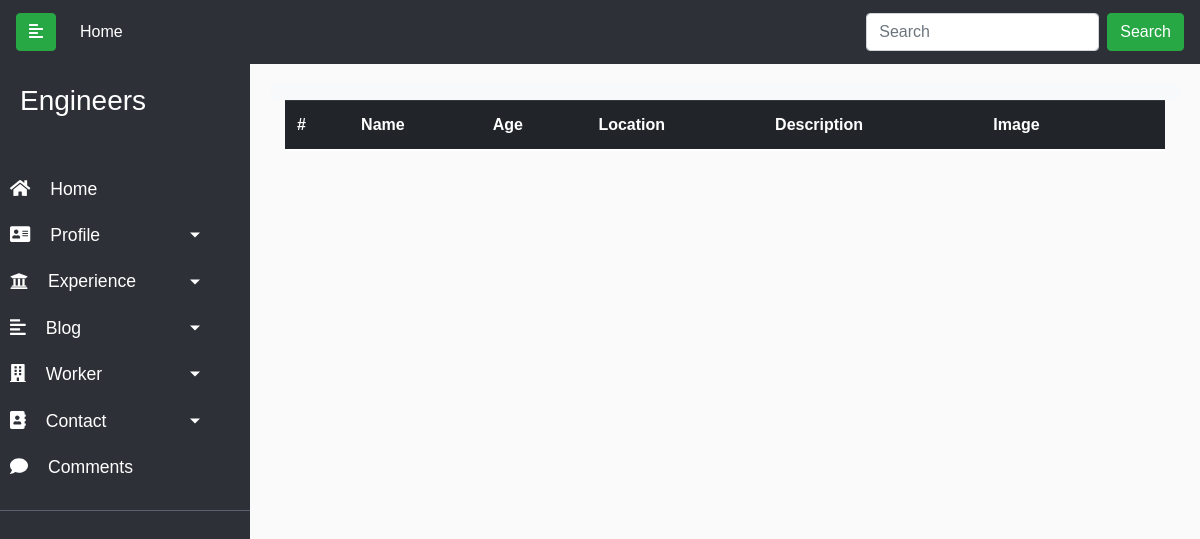
/admin/profile, run on an earlier commit of the app's database.
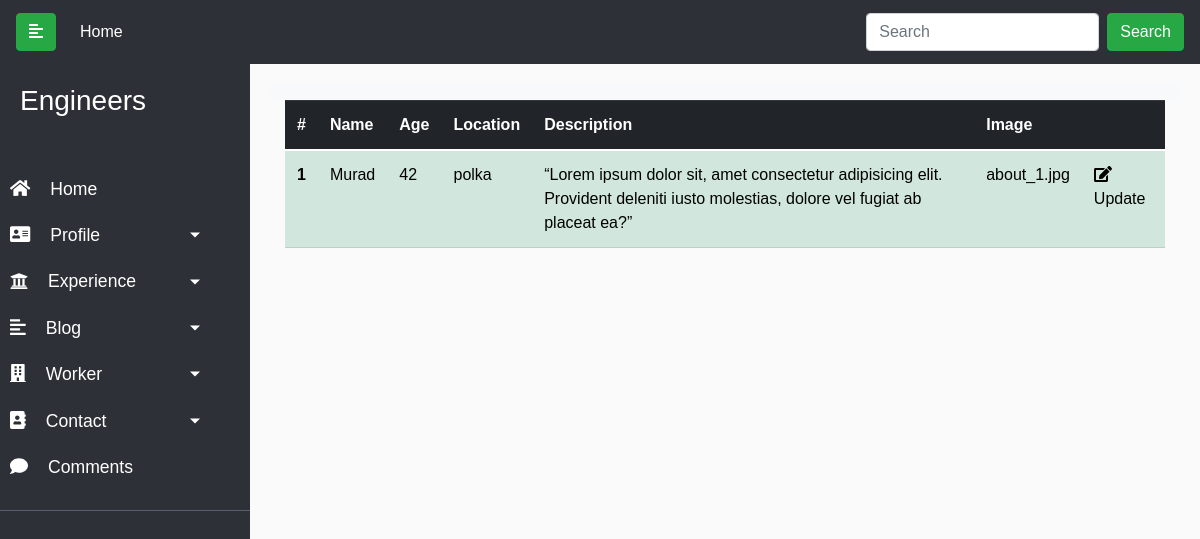
And on a later commit of the database.
### portfolio/models.py (models this page shows)
class Profile(db.Model):
     id = db.Column(db.Integer, primary_key=True)
     name = db.Column(db.String(50), nullable=False)
     age = db.Column(db.Integer, nullable=False)
     location = db.Column(db.String(80), nullable=False)
     desc = db.Column(db.Text, nullable=False)
     image = db.Column(db.String(20), nullable=True)

### portfolio/controllers.py (the view)
@app.route('/admin/profile')
def profile():
    profile = Profile.query.all()
    return render_template('admin/profile.html', profile=profile)

### portfolio/templates/admin/profile.html
{% extends 'admin/base.html' %}
{% block content %}
<div class="container">
    <div class="row ">
      <div class="col">
        <table class="table table-success" >
          <thead class="thead-dark">
              <tr>
                <th scope="col">#</th>
                <th scope="col">Name</th>
                <th scope="col">Age</th>
                <th scope="col">Location</th>
                <th scope="col">Description</th>
                <th scope="col">Image</th>
                <th></th>
              </tr>
            </thead>
            <tbody>
               {% for profile in profile %}
              <tr>
                <th scope="row">{{profile.id}}</th>
                <td>{{profile.name}}</td>
                <td>{{profile.age}}</td>
                <td>{{profile.location}}</td>
                <td>{{profile.desc}}</td>
                <td>{{profile.image}}</td>
                <td><a href="{{url_for('profile_update', id=profile.id)}}"><i class="fas fa-edit"></i>Update</a></td>
               </tr>
              {% endfor %}
            </tbody>
          </table>
      </div>
    </div>
  </div>
{% endblock %}

### portfolio/templates/admin/base.html (shortened to what this page needs)
<!doctype html>
<html lang="en">
    <head>
        <link href="https://cdn.jsdelivr.net/npm/bootstrap@5.0.2/dist/css/bootstrap.min.css" rel="stylesheet"
>
        <link rel="stylesheet" href="https://cdnjs.cloudflare.com/ajax/libs/font-awesome/5.15.3/css/all.min.css">
        <link href="https://cdn.jsdelivr.net/npm/bootstrap@5.0.1/dist/css/bootstrap.min.css" rel="stylesheet"
>
        <link rel="stylesheet" href="https://maxcdn.bootstrapcdn.com/bootstrap/4.0.0/css/bootstrap.min.css"
>
        <link rel="stylesheet" href="https://cdnjs.cloudflare.com/ajax/libs/font-awesome/5.13.0/css/all.min.css">
        <link rel="stylesheet" href="https://cdnjs.cloudflare.com/ajax/libs/font-awesome/5.15.3/css/all.min.css">
</head>
<body>
    {% include 'admin/includes/header.html' %}
    {% block content %}
    {% endblock %}
</body>
</html>

### portfolio/templates/admin/includes/header.html (shortened to what this page needs)
<nav class="navbar navbar-expand-lg navbar-light" id=nav-top>
  <a class="navbar-brand" href="#">
    <button type="button" id="sidebarCollapse" class="btn  btn-success">
      <i class="fas fa-align-left"></i>
    </button>
  </a>
  <div class="collapse navbar-collapse" id="navbarSupportedContent">
    <ul class="navbar-nav mr-auto">
      <li class="nav-item active">
        <a class="nav-link" href="/">Home<span class="sr-only">(current)</span></a>
      </li>
    </ul>
    <form class="form-inline my-2 my-lg-0">
      <input class="form-control mr-sm-2" type="search" placeholder="Search" aria-label="Search">
      <button class="btn btn-success my-2 my-sm-0" type="submit">Search</button>
    </form>
  </div>
</nav>
<div class="wrapper">
  <nav id="sidebar">
    <div class="sidebar-header">
      <h3>Engineers</h3>
    </div>
    <ul class="lisst-unstyled components">
      <li class="active">
        <a href="/admin"><i class="fas fa-home admin-icon"></i>Home</a>
      </li>
      <li>
        <a href="#profileSubmenu" data-toggle="collapse" aria-expanded="false" class="dropdown-toggle"><i
            class="fas fa-address-card admin-icon"></i>Profile</a>
      </li>
      <li>
        <a href="#layoutSubmenu" data-toggle="collapse" aria-expanded="false" class="dropdown-toggle"><i
            class="fas fa-university admin-icon"></i>Experience</a>
      </li>
    </ul>
    <li>
      <a href="#blogSubmenu" data-toggle="collapse" aria-expanded="false" class="dropdown-toggle"><i
          class="fas fa-align-left admin-icon"></i>Blog</a>
    </li>
    <li>
      <a href="#workerSubmenu" data-toggle="collapse" aria-expanded="false" class="dropdown-toggle"><i
          class="fas fa-building admin-icon"></i>Worker</a>
    </li>
    <li>
      <a href="#contactSubmenu" data-toggle="collapse" aria-expanded="false" class="dropdown-toggle"><i
          class="fas fa-address-book admin-icon"></i>Contact</a>
    </li>
    <li>
      <a href="/admin/comment"><i class="fas fa-comment admin-icon"></i>Comments</a>
    </li>
  </nav>
  <div id="content">
    <nav class="navbar navbar-expand-lg navbar-light bg-light">
    </nav>

### portfolio/templates/admin/base.html (style rules this page uses)
#nav-top { background-color: #2D3037; }
#nav-top a { color: #fff; }
body { font-family: 'Poppins', sans-serif; background: #fafafa; }
a, a:hover, a:focus { color: inherit; text-decoration: none; transition: all 0.3s; }
.wrapper { display: flex; text-decoration: none; transition: all 0.3s; }
.admin-icon { margin-right: 20px; font-size: 18px; }
#sidebar { min-width: 250px; max-width: 250px; background: #2D3037; color: #fff; transition: all 0.3s; }
#sidebar .sidebar-header { padding: 20px; background: #2D3037; }
#sidebar ul.components { padding: 20px 0; border-bottom: 1px solid #5a606e; }
#sidebar ul li a { padding: 10px; font-size: 1.1em; display: block; }
#sidebar ul li.active>a, a[aria-expanded="true"] { color: #fff; background: #2D3037; }
a[data-toggle="collapse"] { position: relative; }
.dropdown-toggle::after { display: block; position: absolute; top: 50%; right: 20%; transform: translateY(-50%); }
#content { width: 100%; padding: 20px; min-height: 100vh; transition: all 0.3s; }

What changed in the data, as far as the page shows it:
added Profile: id "1", name "Murad", age "42", location "polka", desc "“Lorem ipsum dolor sit, amet consectetur adipisicing elit. Provident deleniti iusto molestias, dolore vel fugiat ab placeat ea?”", image "about_1.jpg"
